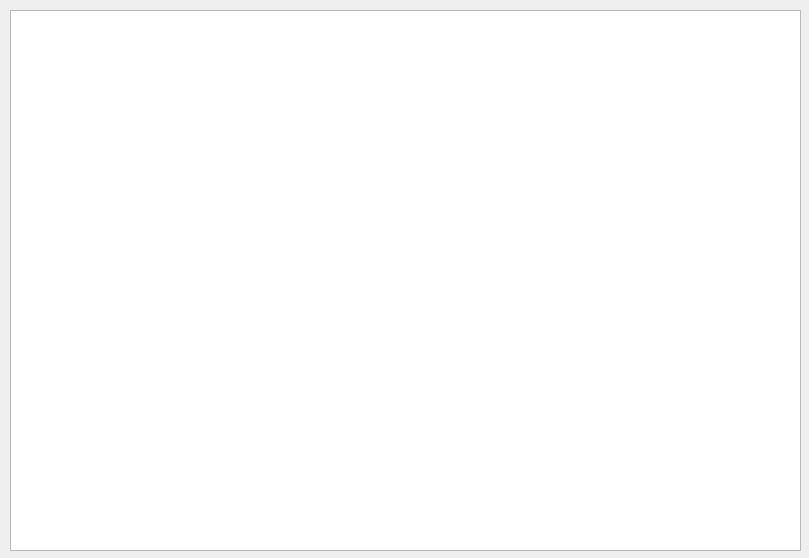
<?xml version="1.0" encoding="UTF-8"?>
<ui version="4.0">
 <class>start</class>
 <widget class="QWidget" name="start">
  <property name="geometry">
   <rect>
    <x>0</x>
    <y>0</y>
    <width>809</width>
    <height>558</height>
   </rect>
  </property>
  <property name="windowTitle">
   <string>Form</string>
  </property>
  <widget class="QTextEdit" name="textEdit">
   <property name="geometry">
    <rect>
     <x>10</x>
     <y>10</y>
     <width>791</width>
     <height>541</height>
    </rect>
   </property>
   <property name="readOnly">
    <bool>true</bool>
   </property>
  </widget>
 </widget>
 <resources/>
 <connections/>
</ui>
